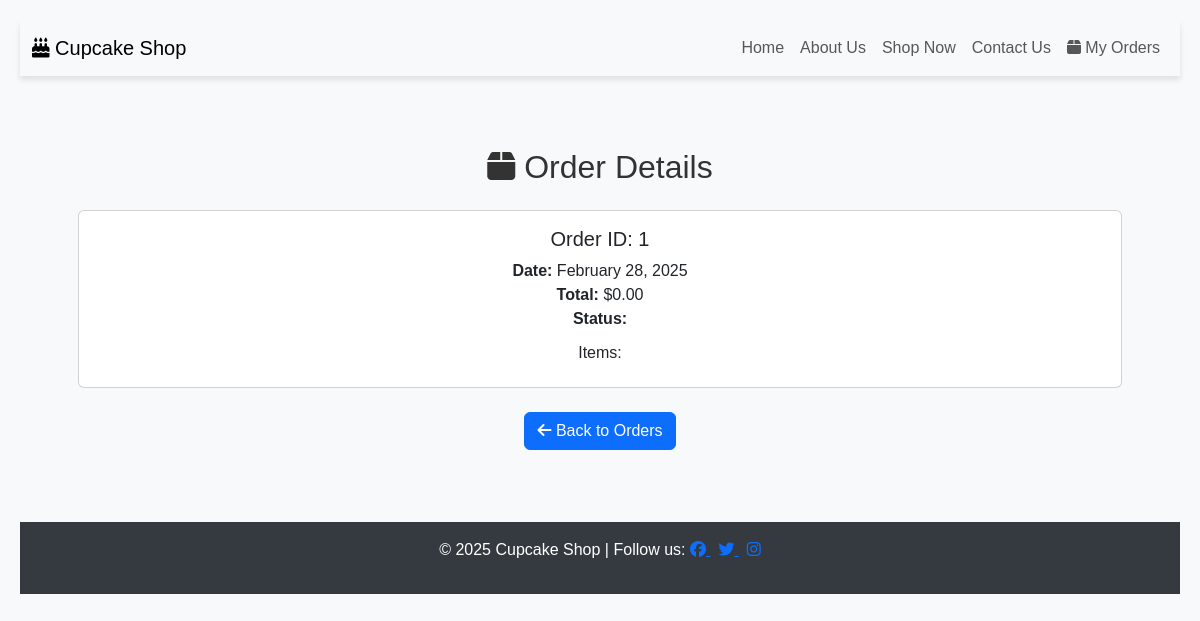
/orders/1/ (signed in), run on the app's committed database.
### shop/models.py (models this page shows)
class Order(models.Model):
    user = models.ForeignKey(settings.AUTH_USER_MODEL, on_delete=models.CASCADE)
    created_at = models.DateTimeField(auto_now_add=True)
    total_price = models.DecimalField(max_digits=10, decimal_places=2)
    stripe_payment_intent_id = models.CharField(max_length=100, unique=True)
    delivery_address = models.TextField(null=True, blank=True)
    city = models.CharField(max_length=100, null=True, blank=True)
    postal_code = models.CharField(max_length=20, null=True, blank=True)
    country = models.CharField(max_length=100, null=True, blank=True)
    store_pickup = models.BooleanField(default=False)

### shop/views.py (the view)
# urls.py: path('orders/<int:order_id>/', views.order_detail, name='order_detail'),
@login_required
def order_detail(request, order_id):
    order = get_object_or_404(Order, id=order_id, user=request.user)
    return render(request, 'shop/order_detail.html', {'order': order})

### shop/templates/shop/order_detail.html (shortened to what this page needs)
{% extends "base.html" %}
{% block content %}
<div class="container">
    <div class="order-detail-container p-4">
        <h2 class="text-center mb-4"><i class="fa-solid fa-box"></i> Order Details</h2>
        <div class="card">
            <div class="card-body">
                <h5 class="card-title">Order ID: {{ order.id }}</h5>
                <p class="card-text">
                    <strong>Date:</strong> {{ order.created_at|date:"F j, Y" }}<br>
                    <strong>Total:</strong> ${{ order.total_price|floatformat:2 }}<br>
                    <strong>Status:</strong> {{ order.get_status_display }}<br>
                </p>
                <h6 class="card-subtitle mb-2">Items:</h6>
            </div>
        </div>
        <div class="text-center mt-4">
            <a href="{% url 'view_orders' %}" class="btn btn-primary">
                <i class="fa-solid fa-arrow-left"></i> Back to Orders
            </a>
        </div>
    </div>
</div>
{% endblock %}

### static/css/style.css (style rules this page uses)
body { font-family: 'Arial', sans-serif; background-color: #f9f9f9; margin: 0; padding: 0; text-align: center; }
body { font-family: Arial, sans-serif; background-color: #f8f9fa; margin: 0; padding: 20px; }
h2 { color: #333; }

### data on the page
Order: id "1", created_at "February 28, 2025", total_price "0.00"
